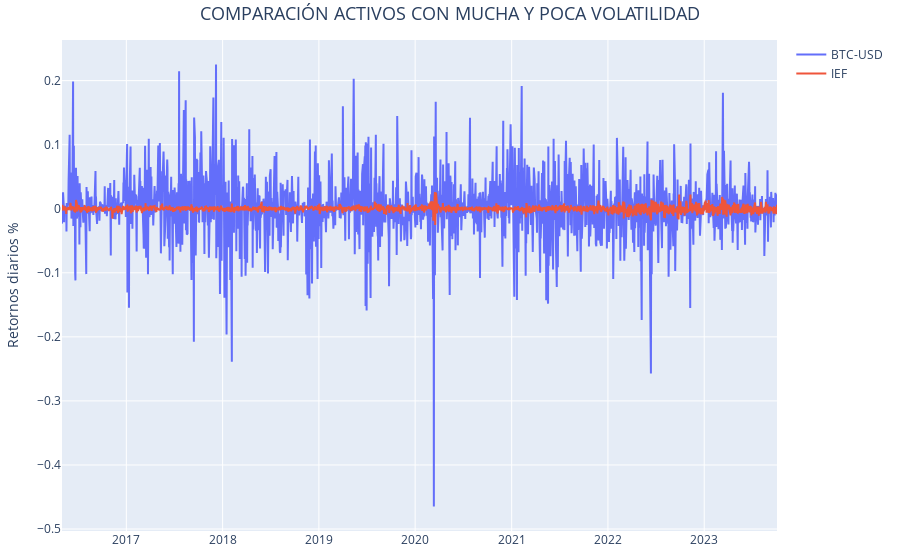

The code cell stored with this chart in its notebook:
### Markdown cell above
Vamos a comparar los retornos de dos activos. Concretamente `Bitcoin` (BTC-USD) frente a los `Bonos US` (IEF).

### Code cell
# Crear un gráfico de líneas con Plotly
fig = go.Figure()

fig.add_trace(
    go.Scatter(
        x=ret_close_df.loc["2016-05-01":, :].index,
        y=ret_close_df.loc["2016-05-01":, :]["BTC-USD"],
        mode="lines",
        name="BTC-USD",
    )
)

fig.add_trace(
    go.Scatter(
        x=ret_close_df.loc["2016-05-01":, :].index,
        y=ret_close_df.loc["2016-05-01":, :]["IEF"],
        mode="lines",
        name="IEF",
    )
)  # iShares 7-10 Year Treasury Bond ETF

# Añadir títulos
fig.update_layout(
    title="COMPARACIÓN ACTIVOS CON MUCHA Y POCA VOLATILIDAD",
    title_font=dict(size=18),  # Ajusta el tamaño del título
    title_x=0.5,  # Centra el título
    yaxis_title="Retornos diarios %",
    margin=dict(
        l=20, r=20, b=20, t=40
    ),  # Ajusta los márgenes para hacer los bordes más pequeños
)

### Figure 1 — Plotly figure (JSON) as saved in the notebook; plotly's stock layout.template omitted (floating-point values rounded to 4 significant figures; data arrays with more than 128 entries replaced by an {"elided": "..."} marker saying what was removed)
{"data": [{"mode": "lines", "name": "BTC-USD", "type": "scatter", "x": {"elided": "1853 str values"}, "y": {"elided": "1853 float values"}}, {"mode": "lines", "name": "IEF", "type": "scatter", "x": {"elided": "1853 str values"}, "y": {"elided": "1853 float values"}}], "layout": {"margin": {"b": 20, "l": 20, "r": 20, "t": 40}, "title": {"font": {"size": 18}, "text": "COMPARACIÓN ACTIVOS CON MUCHA Y POCA VOLATILIDAD", "x": 0.5}, "yaxis": {"title": {"text": "Retornos diarios %"}}}}
